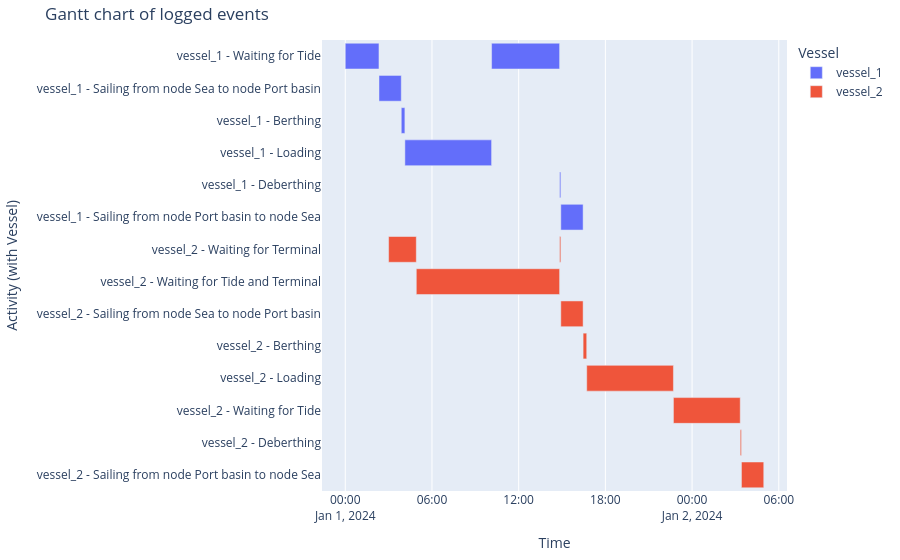

This figure's notebook cell:
### Markdown cell above
###### Vessel processes
And the Gantt chart

### Code cell
df_eventtable = logbook2eventtable([vessel_1, vessel_2])
generate_vessel_gantt_chart(df_eventtable)

### Figure 1 — Plotly figure (JSON) as saved in the notebook; plotly's stock layout.template omitted (floating-point values rounded to 4 significant figures)
{"data": [{"base": ["2024-01-01T00:00:00.000000000", "2024-01-01T02:20:00.000000000", "2024-01-01T03:52:35.555556000", "2024-01-01T04:07:35.555556000", "2024-01-01T10:07:35.555556000", "2024-01-01T14:50:00.000000000", "2024-01-01T14:55:00.000000000"], "hovertemplate": "object name=vessel_1<br>start time=%{base}<br>stop time=%{x}<br>activity label=%{y}<extra></extra>", "legendgroup": "vessel_1", "marker": {"color": "#636efa", "pattern": {"shape": ""}}, "name": "vessel_1", "orientation": "h", "showlegend": true, "textposition": "auto", "type": "bar", "x": [8400000, 5555555, 900000, 21600000, 16944444, 300000, 5555555], "xaxis": "x", "y": ["vessel_1 - Waiting for Tide", "vessel_1 - Sailing from node Sea to node Port basin", "vessel_1 - Berthing", "vessel_1 - Loading", "vessel_1 - Waiting for Tide", "vessel_1 - Deberthing", "vessel_1 - Sailing from node Port basin to node Sea"], "yaxis": "y"}, {"base": ["2024-01-01T03:00:00.000000000", "2024-01-01T04:55:00.000000000", "2024-01-01T14:50:00.000000000", "2024-01-01T14:55:00.000000000", "2024-01-01T16:27:35.555555000", "2024-01-01T16:42:35.555555000", "2024-01-01T22:42:35.555555000", "2024-01-02T03:20:00.000000000", "2024-01-02T03:25:00.000000000"], "hovertemplate": "object name=vessel_2<br>start time=%{base}<br>stop time=%{x}<br>activity label=%{y}<extra></extra>", "legendgroup": "vessel_2", "marker": {"color": "#EF553B", "pattern": {"shape": ""}}, "name": "vessel_2", "orientation": "h", "showlegend": true, "textposition": "auto", "type": "bar", "x": [6900000, 35700000, 300000, 5555555, 900000, 21600000, 16644444, 300000, 5555555], "xaxis": "x", "y": ["vessel_2 - Waiting for Terminal", "vessel_2 - Waiting for Tide and Terminal", "vessel_2 - Waiting for Terminal", "vessel_2 - Sailing from node Sea to node Port basin", "vessel_2 - Berthing", "vessel_2 - Loading", "vessel_2 - Waiting for Tide", "vessel_2 - Deberthing", "vessel_2 - Sailing from node Port basin to node Sea"], "yaxis": "y"}], "layout": {"barmode": "overlay", "legend": {"title": {"text": "Vessel"}, "tracegroupgap": 0}, "margin": {"b": 20, "l": 20, "r": 20, "t": 40}, "title": {"text": "Gantt chart of logged events"}, "xaxis": {"anchor": "y", "domain": [0, 1], "title": {"text": "Time"}, "type": "date"}, "yaxis": {"anchor": "x", "autorange": "reversed", "domain": [0, 1], "title": {"text": "Activity (with Vessel)"}}}}
